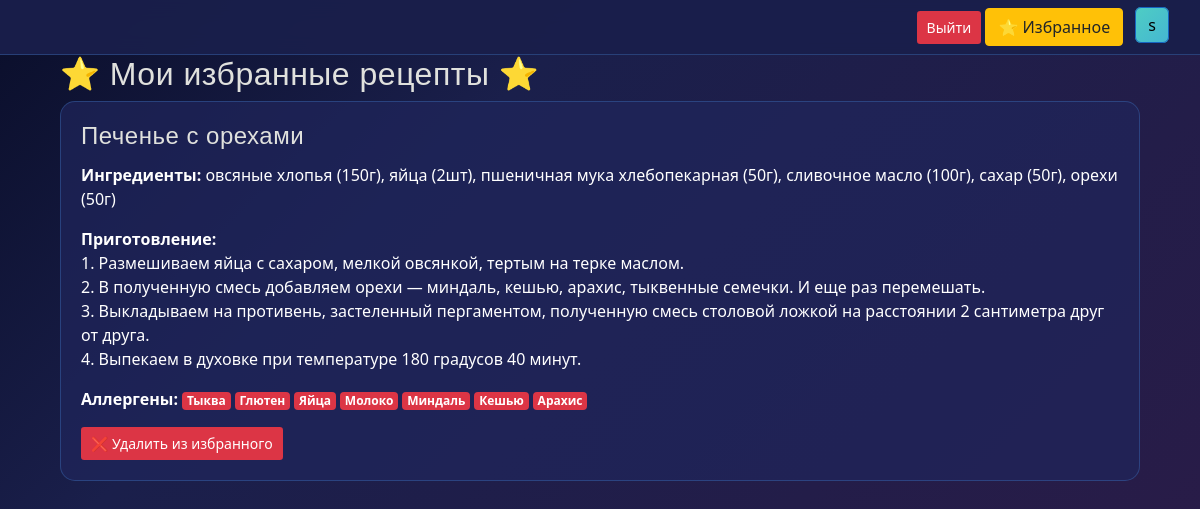
/favourites (signed in), run on the app's committed database.
### data/users.py (models this page shows, shortened)
class User(SqlAlchemyBase, UserMixin):
    __tablename__ = 'users'
    id = sqlalchemy.Column(sqlalchemy.Integer, primary_key=True, autoincrement=True)
    name = sqlalchemy.Column(sqlalchemy.String, nullable=True)
    email = sqlalchemy.Column(sqlalchemy.String, index=True, unique=True, nullable=True)
    hashed_password = sqlalchemy.Column(sqlalchemy.String, nullable=True)
    created_date = sqlalchemy.Column(sqlalchemy.DateTime, default=datetime.datetime.now)
    favourite_recipes = orm.relationship(
        'Recipes',
        secondary='favourites',
        backref='favourited_by_users'
    )

### data/recipes.py (models this page shows)
class Recipes(SqlAlchemyBase):
    __tablename__ = 'recipes'
    id = sqlalchemy.Column(sqlalchemy.Integer,
                           primary_key=True, autoincrement=True)
    title = sqlalchemy.Column(sqlalchemy.String, nullable=True)
    content = sqlalchemy.Column(sqlalchemy.String, nullable=True)
    ingredients = sqlalchemy.Column(sqlalchemy.String, nullable=True)
    category = sqlalchemy.Column(sqlalchemy.String, nullable=True)
    user_id = sqlalchemy.Column(sqlalchemy.Integer, sqlalchemy.ForeignKey('users.id'))
    user = orm.relationship('User')
    allergens = orm.relationship('Allergen', secondary='recipe_allergen', backref='recipes')

### data/allergens.py (models this page shows)
class Allergen(SqlAlchemyBase):
    __tablename__ = 'allergens'
    id = sqlalchemy.Column(sqlalchemy.Integer,
                           primary_key=True, autoincrement=True)
    title = sqlalchemy.Column(sqlalchemy.String, nullable=True)

### main.py (the view)
@app.route('/favourites')
@login_required
def favourites():
    db_sess = db_session.create_session()
    try:
        user = db_sess.query(User).get(current_user.id)
        favourite_recipes = user.favourite_recipes
        return render_template('favourites.html', recipes=favourite_recipes)
    finally:
        db_sess.close()

### data/db_session.py (called while the page is built)
def create_session() -> Session:
    global __factory
    return __factory()

### main.py (called while the page is built)
@login_manager.user_loader
def load_user(user_id):
   db_sess = db_session.create_session()
   return db_sess.query(User).get(user_id)

### templates/favourites.html
{% extends "base.html" %}
{% block content %}
<div class="container">
    <h2>⭐ Мои избранные рецепты ⭐</h2>
    {% if recipes %}
        <div class="recipes">
            {% for recipe in recipes %}
            <div class="recipe-card card mb-3">
                <div class="card-body">
                    <h4 class="card-title">{{ recipe.title }}</h4>
                    <p class="card-text"><strong>Ингредиенты:</strong> {{ recipe.ingredients }}</p>
                    <p class="card-text"><strong>Приготовление:</strong><br>{{ recipe.content | replace('\n', '<br>') | safe }}</p>
                    <p class="card-text"><strong>Аллергены:</strong>
                        {% if recipe.allergens %}
                            {% for allergen in recipe.allergens %}
                                <span class="badge badge-danger">{{ allergen.title }}</span>
                            {% endfor %}
                        {% else %}
                            <span class="text-success">нет</span>
                        {% endif %}
                    </p>
                    <a href="/remove_from_favourites/{{ recipe.id }}" class="btn btn-outline-danger btn-sm">
                        ❌ Удалить из избранного
                    </a>
                </div>
            </div>
            {% endfor %}
        </div>
    {% else %}
        <div class="alert alert-info">
            <h5>У вас пока нет избранных рецептов</h5>
            <p>Перейдите в <a href="/">разделы с рецептами</a> и добавьте понравившиеся!</p>
        </div>
    {% endif %}
</div>
{% endblock %}

### templates/base.html (shortened to what this page needs)
<!doctype html>
<html lang="en">
<head>
    <link rel="stylesheet"
          href="https://stackpath.bootstrapcdn.com/bootstrap/4.4.1/css/bootstrap.min.css"
>
</head>
<body>
<header>
    <nav class="navbar bg-body-tertiary">
        <div class="container-fluid">
            {% if current_user.is_authenticated %}
                <div>
                    <a class="btn btn-outline-danger btn-sm" href="/logout">Выйти</a>
                    <a href="/favourites" class="btn btn-warning">⭐ Избранное</a>
                    <span class="user-name-custom ml-2">{{ current_user.name }}</span>
                </div>
            {% else %}
                <div>
                    <a class="btn btn-info" href="/register">Зарегистрироваться</a>
                    <a class="btn btn-success" href="/login">Войти</a>
                </div>
            {% endif %}
        </div>
    </nav>
</header>
<main role="main" class="container">
    {% block content %}{% endblock %}
</main>
</body>
</html>

### templates/base.html (style rules this page uses)
body { background: linear-gradient(135deg, #0a0e2a 0%, #1a1f4b 30%, #2c1b47 100%); color: #e0e1dd; font-family: 'Segoe UI', sans-serif; min-height: 100vh; margin: 0; padding: 0; }
.card { background: rgba(32, 38, 92, 0.7) !important; border: 1px solid rgba(74, 144, 226, 0.3) !important; border-radius: 15px !important; color: white !important; }
h1, h2, h3, h4 { color: #e0e1dd; font-family: 'Orbitron', sans-serif; letter-spacing: 0.5px; }
.navbar { background: rgba(26, 31, 75, 0.95) !important; backdrop-filter: blur(10px); border-bottom: 1px solid rgba(74, 144, 226, 0.3); }
.btn-outline-danger { background-color: #dc3545 !important; color: white !important; border-color: #dc3545 !important; border-width: 2px !important; }
.user-name-custom { background: linear-gradient(135deg, #4ecdc4, #45b7d1) !important; color: #000000 !important; padding: 6px 12px; border-radius: 6px; border: 1px solid #1565c0; font-weight: 500; text-shadow: none !important; }

### data on the page
User: name "s"
Recipes: title "Печенье с орехами", ingredients "овсяные хлопья (150г), яйца (2шт), пшеничная мука хлебопекарная (50г), сливочное масло (100г), сахар (50г), орехи (50г)", content "1. Размешиваем яйца с сахаром, мелкой овсянкой, тертым на терке маслом. 2. В полученную смесь добавляем орехи — миндаль, кешью, арахис, тыквенные семечки. И еще раз перемешать. 3. Выкладываем на противень, застеленный пергаментом, полученную смесь столовой ложкой на расстоянии 2 сантиметра друг от друга. 4. Выпекаем в духовке при температуре 180 градусов 40 минут."
Allergen: title "Тыква"
Allergen: title "Глютен"
Allergen: title "Яйца"
Allergen: title "Молоко"
Allergen: title "Миндаль"
Allergen: title "Кешью"
Allergen: title "Арахис"
